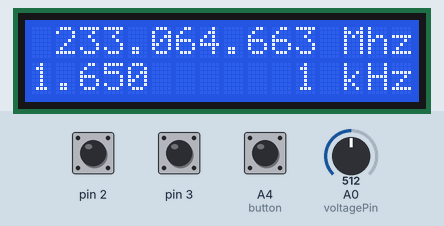
Simulated run of this sketch. Board: Arduino Uno, built with avr-gcc and run on an emulated ATmega328P. Parts: 16×2 character LCD. The test bench sets the inputs (shaded band); at power-on: A0 (voltagePin) = 512, pin 2 HIGH, pin 3 HIGH, A4 (button) HIGH. What the sketch prints to the serial monitor is not drawn.

Above: at 1.2 s.
1.3 s: A0 (voltagePin) set to 716
At 2.2 s:
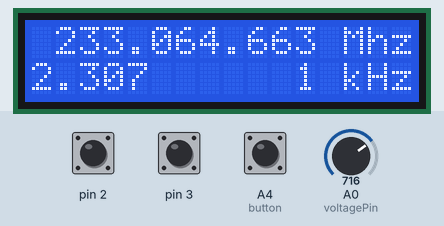
3.0 s: A0 (voltagePin) set to 900
At 3.5 s:
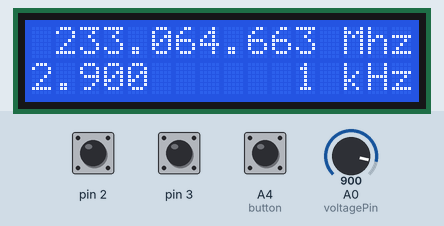
4.5 s: A0 (voltagePin) set to 1010
At 5.9 s:
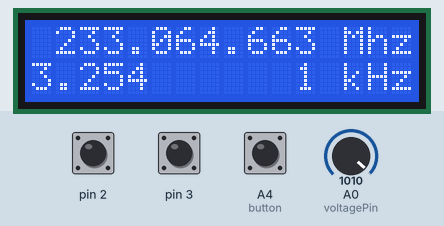
Timing chart, 0 to 7.5 s (numbered marks = the images above; inputs shaded):
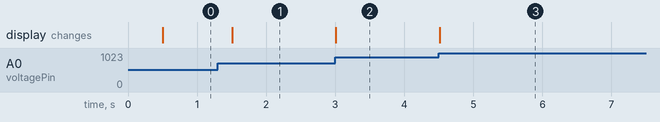

Measured:
- after the input at 1.3 s, the display: changes after 0.21 s (image 1)
- after the input at 3.0 s, the display: changes at once (image 2)
- after the input at 4.5 s, the display: changes at once (image 3)

The sketch:

dds.ino
```cpp
/*
Softqware based on the code made by Richard Visokey AD7C - www.ad7c.com
*/

// Include the library code
#include <LiquidCrystal.h>
#include <rotary.h>
#include <EEPROM.h>
#include <OneButton.h>

//Setup some items
#define W_CLK 8   // Pin 8 - connect to AD9850 module word load clock pin (CLK)
#define FQ_UD 9   // Pin 9 - connect to frequency update pin (FQ)
#define DATA 10   // Pin 10 - connect to serial data load pin (DATA)
#define RESET 11  // Pin 11 - connect to reset pin (RST)
#define pulseHigh(pin) {digitalWrite(pin, HIGH); digitalWrite(pin, LOW); }

#define INITIAL_FREQUENCY_SET 100000
#define LOWER_FREQUENCY_LIMIT 1000
#define UPPER_FREQUENCY_LIMIT 31000000
#define VOLTAGE_PIN A0
#define EXTERNAL_VOLTAGE_REFERENCE 3.3  //voltage connected as AREF
#define AC_RESOLUTION 1024

#define intervalInMilisToDoThingsMoreSlower   1000
#define intervalInMilisToDoThingsLittleSlower  500

#define SET_MSEC_FOR_ONE_CLICK 200

#define SEPARATOR ','

Rotary r = Rotary(2,3); // sets the pins the rotary encoder uses. TODO: check if you really need pins with ext interrupts.
LiquidCrystal lcd(12, 13, 7, 6, 5, 4);
volatile unsigned long freqencyValue=INITIAL_FREQUENCY_SET; // Starting frequency of VFO
volatile unsigned long freqencyValuePrev=1; // variable to hold the updated frequency
volatile unsigned long increment; // starting VFO update increment in HZ.

boolean buttonstate;
String hertz;
int  hertzPosition;
byte ones,tens,hundreds,thousands,tenthousands,hundredthousands,millions ;  //Placeholders

String frequency; // string to hold the frequency

unsigned long timepassed = millis(); // int to hold the arduino miilis since startup

int voltagePin = A0; // pin to measure voltage
unsigned int voltageValue = 0;
float calculatedVoltageValue;
long previousMillisForSlow = 0;   //to slowdown sending data to serial interface
long previousMillisForLittleSlow =0;

// Setup a new OneButton on pin A4.
OneButton button(A4, true);

// Setup a new OneButton on pin A3.
OneButton buttonTwo(A5, true); //TODO: cannot check what port I used, check that

//functions
void readVoltage(){
  voltageValue = analogRead(voltagePin);
  calculateVoltageValue();
  // wait 2 milliseconds before the next loop
  // for the analog-to-digital converter to settle after the last reading:
  delay(2);
}

float getCalculatedVoltageValue(){
  return calculatedVoltageValue;
}

void showVoltage(){
  showOnLcd();
}

void showOnLcd(){
  lcd.setCursor(0,1);
  lcdPrintFloat(calculatedVoltageValue,3);
}

void calculateVoltageValue(){
  //5 volts / 1024 units or, .0049 volts (4.9 mV) per unit
 // print the results to the serial monitor:
  calculatedVoltageValue=voltageValue*EXTERNAL_VOLTAGE_REFERENCE/AC_RESOLUTION;
}

void sendSampleAsText(){
    Serial.print(freqencyValue);
    Serial.print(SEPARATOR);
    serialPrintFloat(getCalculatedVoltageValue(),3);
    Serial.println();
}


void testSomething(){
  scanFrequencyRange(1000.0, 29000000.0, 1000); //
}

void scanFrequencyRange(long minFrequency, long maxFrequency, int frequencyStep){
  long storeCurrentValue = freqencyValue;
  for(freqencyValue=minFrequency;freqencyValue<=maxFrequency;freqencyValue=freqencyValue+frequencyStep){
    sendfrequency(freqencyValue);
   readVoltage();
    sendSampleAsText();
  }

//  for(int k=1;k<8;k++){
//    for (int i=1; i<=10;i++){
//       unsigned long z=pow(10,k)*i;
//        Serial.println(long(z));
//    }
//  }
  delay(10000);


  freqencyValue=storeCurrentValue;
  //1,2,3,4,5,6,7,8,9 //100,1000,10000,100000,1000000,1
  //10,20,30,40,50,60,70,80,90
  //100,200,300,400,500,600,700,800,900
  //1000,2000,3000,4000,5000,6000,7000,8000,9000
  //1*10,1*100,1*1000,1*10000,1*100000,1*1000000
}
/*
void scanFrequencyRange(long minFrequency, long maxFrequency, int frequencyStep){
  long storeCurrentValue = freqencyValue;
  for(freqencyValue=minFrequency;freqencyValue<=maxFrequency;freqencyValue=freqencyValue+frequencyStep){
    sendfrequency(freqencyValue);
    readVoltage();
    sendSampleAsText();
  }
  freqencyValue=storeCurrentValue;
}
*/

void doHereThingsOncePerInterval(){
  unsigned long currentMillis = millis();

  if(currentMillis - previousMillisForSlow > intervalInMilisToDoThingsMoreSlower) {
    sendSampleAsText();
    previousMillisForSlow = currentMillis;
  }
  if(currentMillis - previousMillisForLittleSlow > intervalInMilisToDoThingsLittleSlower){
      readVoltage();
       showVoltage();
       previousMillisForLittleSlow = currentMillis;
  }
}

void setIncrementToHigh(){
  increment=100000;
  setincrement();
}

void doIfFrequencyWasChanged(){
  if (freqencyValue != freqencyValuePrev){
        showFrequency();
        sendfrequency(freqencyValue);
        freqencyValuePrev = freqencyValue;
      }
}

void setup() {
  //One button will have 3 modes. Click to change frequency, dClick to set frequeny faster
  //press to store current frequency in memory
  // link the myClickFunction function to be called on a click event.
  button.attachClick(setincrement);
  // link the doubleclick function to be called on a doubleclick event.
  button.attachDoubleClick(setIncrementToHigh);
  //link to press

  //button.attachPress(storeMEM);
  button.attachPress(testSomething);

  button.setClickTicks(SET_MSEC_FOR_ONE_CLICK);

  buttonTwo.attachPress(storeMEM);
  buttonTwo.setClickTicks(SET_MSEC_FOR_ONE_CLICK);

  lcd.begin(16, 2);

  attachInterrupt(0, catchRotor, CHANGE);
  attachInterrupt(1, catchRotor, CHANGE);

  pinMode(FQ_UD, OUTPUT);
  pinMode(W_CLK, OUTPUT);
  pinMode(DATA, OUTPUT);
  pinMode(RESET, OUTPUT);
  pulseHigh(RESET);
  pulseHigh(W_CLK);
  pulseHigh(FQ_UD);  // this pulse enables serial mode on the AD9850 - Datasheet page 12.

  // initialize serial communications at 9600 bps:
  Serial.begin(9600);
  analogReference(EXTERNAL); // use AREF for reference voltage 3.3V. It makes better resolution.

  //initial step settings
  increment = 1000;
  hertz = "1 kHz";
  hertzPosition = 11;

  lcd.setCursor(hertzPosition,1);
  lcd.print(hertz);
   // Load the stored frequencyuency
    frequency = String(EEPROM.read(0))+String(EEPROM.read(1))+String(EEPROM.read(2))+String(EEPROM.read(3))+String(EEPROM.read(4))+String(EEPROM.read(5))+String(EEPROM.read(6));
    freqencyValue = frequency.toInt();  //TODO: more check if toInt creates error during conversion
    if(freqencyValue<LOWER_FREQUENCY_LIMIT and freqencyValue>UPPER_FREQUENCY_LIMIT){
      freqencyValue=INITIAL_FREQUENCY_SET;
    }
}

void loop() {
  // keep watching the push button:
  button.tick();
  doIfFrequencyWasChanged();
   doHereThingsOncePerInterval();
}

void catchRotor(){
  unsigned char result = r.process();
  if (result) {
    if (result == DIR_CW){freqencyValue=freqencyValue+increment;}
    else {freqencyValue=freqencyValue-increment;};
      if (freqencyValue >=UPPER_FREQUENCY_LIMIT){freqencyValue=freqencyValuePrev;}; // UPPER VFO LIMIT
      if (freqencyValue <=LOWER_FREQUENCY_LIMIT){freqencyValue=freqencyValuePrev;}; // LOWER VFO LIMIT   #to moje
}}

// frequencyuency calc from datasheet page 8 = <sys clock> * <frequencyuency tuning word>/2^32
void sendfrequency(double frequency) {
  int32_t calculatedFrequency = frequency * 4294967295/125000000;  // note 125 MHz clock on 9850.  You can make 'slight' tuning variations here by adjusting the clock frequencyuency.
  for (int b=0; b<4; b++, calculatedFrequency>>=8) {
    transferByte(calculatedFrequency & 0xFF);
  }
  transferByte(0x000);   // Final control byte, all 0 for 9850 chip
  pulseHigh(FQ_UD);  // Done!  Should see output
}
// transfers a byte, a bit at a time, LSB first to the 9850 via serial DATA line
void transferByte(byte data)
{
  for (int i=0; i<8; i++, data>>=1) {
    digitalWrite(DATA, data & 0x01);
    pulseHigh(W_CLK);   //after each bit sent, CLK is pulsed high
  }
}

void setincrement(){
  if (increment == 10){increment = 100;  hertz = "100 Hz"; hertzPosition=9;}
  else if (increment == 100){increment = 1000; hertz="1 Khz"; hertzPosition=11;}
  else if (increment == 1000){increment = 10000; hertz="10 Khz"; hertzPosition=10;}
  else if (increment == 10000){increment = 100000; hertz="100 Khz"; hertzPosition=9;}
  else if (increment == 100000){increment = 1000000; hertz="1 Mhz"; hertzPosition=11;}
  else{increment = 10; hertz = "10 Hz"; hertzPosition=10;};
   lcd.setCursor(0,1);
   lcd.print("                ");
   lcd.setCursor(hertzPosition,1);
   lcd.print(hertz);
};

void showFrequency(){
    millions = int(freqencyValue/1000000);
    hundredthousands = ((freqencyValue/100000)%10);
    tenthousands = ((freqencyValue/10000)%10);
    thousands = ((freqencyValue/1000)%10);
    hundreds = ((freqencyValue/100)%10);
    tens = ((freqencyValue/10)%10);
    ones = ((freqencyValue/1)%10);
    lcd.setCursor(0,0);
    lcd.print("                ");
   if (millions > 9){lcd.setCursor(1,0);}
   else{lcd.setCursor(2,0);}
    lcd.print(millions);
    lcd.print(".");
    lcd.print(hundredthousands);
    lcd.print(tenthousands);
    lcd.print(thousands);
    lcd.print(".");
    lcd.print(hundreds);
    lcd.print(tens);
    lcd.print(ones);
    lcd.print(" Mhz  ");
    timepassed = millis();
};

void storeMEM(){
  //Write each frequencyuency section to a EPROM slot.  Yes, it's cheating but it works!
   EEPROM.write(0,millions);
   EEPROM.write(1,hundredthousands);
   EEPROM.write(2,tenthousands);
   EEPROM.write(3,thousands);
   EEPROM.write(4,hundreds);
   EEPROM.write(5,tens);
   EEPROM.write(6,ones);
   lcd.setCursor(0,0);
   lcd.print("FREQUENCY SAVED ");
   delay(1000);
   showFrequency();
};


/*
Found somewhere in a forum
*/
//TODO create one function returns String
void lcdPrintFloat( float val, byte precision){
  // prints val on a ver 0012 text lcd with number of decimal places determine by precision
  // precision is a number from 0 to 6 indicating the desired decimial places
  // example: lcdPrintFloat( 3.1415, 2); // prints 3.14 (two decimal places)

  if(val < 0.0){
    lcd.print('-');
    val = -val;
  }

  lcd.print ((long)val);  //prints the integral part
  if( precision > 0) {
    lcd.print("."); // print the decimal point
    unsigned long frac;
    unsigned long mult = 1;
    byte padding = precision -1;
    while(precision--)
  mult *=10;

    if(val >= 0)
 frac = (val - int(val)) * mult;
    else
 frac = (int(val)- val ) * mult;
    unsigned long frac1 = frac;
    while( frac1 /= 10 )
 padding--;
    while(  padding--)
 lcd.print("0");
    lcd.print(frac,DEC) ;
  }
}

void serialPrintFloat( float val, byte precision){
  // prints val on a ver 0012 text lcd with number of decimal places determine by precision
  // precision is a number from 0 to 6 indicating the desired decimial places
  // example: lcdPrintFloat( 3.1415, 2); // prints 3.14 (two decimal places)

  if(val < 0.0){
    Serial.print('-');
    val = -val;
  }
  Serial.print ((long)val);  //prints the integral part
  if( precision > 0) {
    Serial.print("."); // print the decimal point
    unsigned long frac;
    unsigned long mult = 1;
    byte padding = precision -1;
    while(precision--)
  mult *=10;

    if(val >= 0)
 frac = (val - int(val)) * mult;
    else
 frac = (int(val)- val ) * mult;
    unsigned long frac1 = frac;
    while( frac1 /= 10 )
 padding--;
    while(  padding--)
 Serial.print("0");
    Serial.print(frac,DEC) ;
  }
}
```
